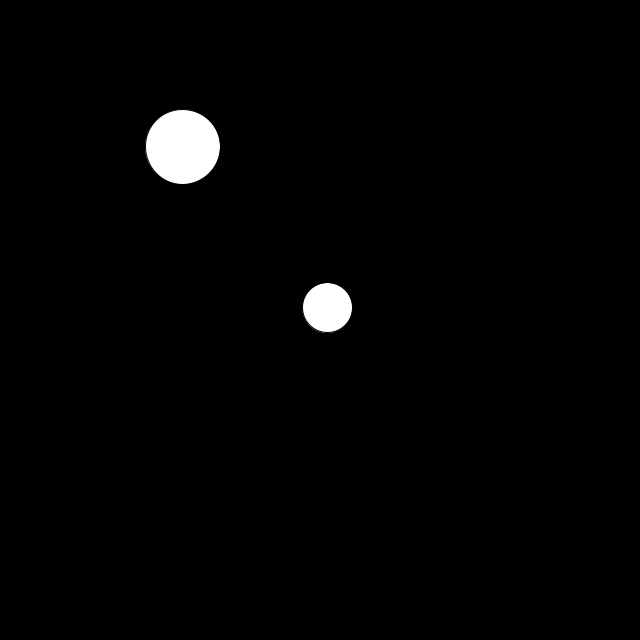
Frame 1 (no input)
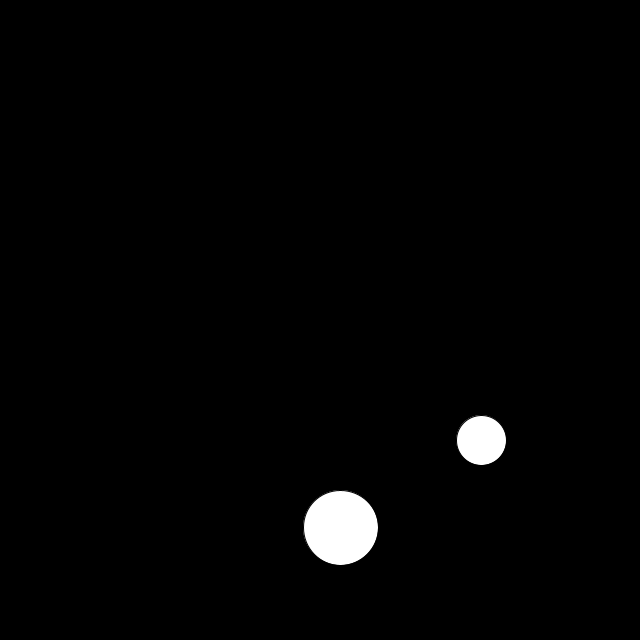
Frame 60 (the mouse pressed at the canvas centre just before this capture)
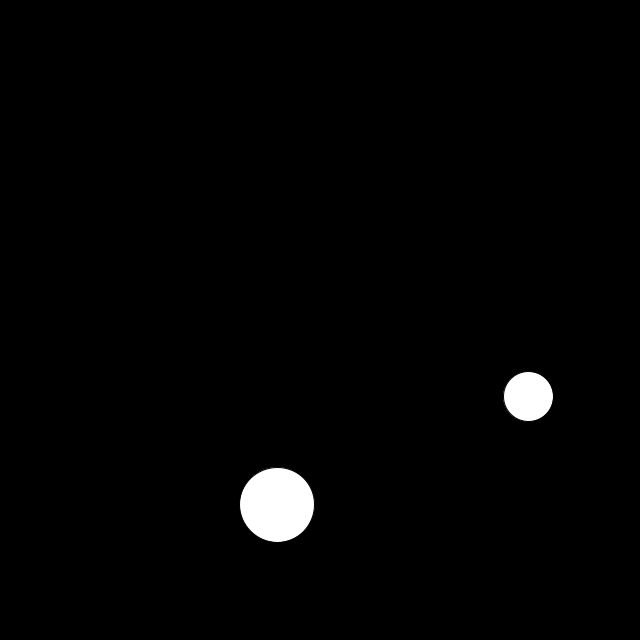
Frame 120 (the mouse held since frame 60 and released just before this capture)

The Processing sketch that drew these frames (run headless with seeded random() and noise(); from frame 60 on, the mouse is pressed at the canvas centre):

// Processing sketch: CircleMovementProperCollisionsBetweenBalls
// ── CircleMovementProperCollisionsBetweenBalls.pde
PVector[] circlePos;
PVector[] circleVel;
float[] mass;

float[] radius;
float lengthBetween;

boolean collision = false;
void setup()
{
  size(640,640);
  
  circlePos = new PVector[2];
  circleVel = new PVector[2];
  mass = new float[2];
  radius = new float[2];
  
  circlePos[0] = new PVector(width / 2,height / 2,0);
  circleVel[0] = new PVector(random(-25,25),random(-25,25),0);
  mass[0] = 4;
  radius[0] = 50;
  
  circlePos[1] = new PVector(width / 4, height / 4);
  circleVel[1] = new PVector(random(-25,25),random(-25,25));
  mass[1] = 8;
  radius[1] = 75;
}

void draw()
{
  background(0,0,0);
 
  for(int i = 0; i < circlePos.length; i++)
  {
  circlePos[i].add(circleVel[i]);
  
  if(circlePos[i].x - radius[i] /2 < 0 || circlePos[i].x + radius[i]/2 > width)
  {
    circleVel[i].x = -circleVel[i].x;
  }
  
  if(circlePos[i].y - radius[i] / 2 < 0 || circlePos[i].y + radius[i]/2 > height)
  {
    circleVel[i].y = -circleVel[i].y;
  }
  }
  
   lengthBetween = sqrt(pow(circlePos[0].x - circlePos[1].x,2) + pow(circlePos[0].y - circlePos[1].y,2));
  
  if(lengthBetween < radius[0] / 2 + radius[1] / 2 && collision == false)
  {
    PVector[] newVectors = new PVector[2];
    
    float v1x = (circleVel[0].x * (mass[0] - mass[1]) + 2 *(mass[1] * circleVel[1].x))/(mass[0] + mass[1]);
    float v1y = (circleVel[0].y * (mass[0] - mass[1]) + 2 *(mass[1] * circleVel[1].y))/(mass[0] + mass[1]);
    
    float v2x = (circleVel[1].x * (mass[1] - mass[0]) + 2 * (mass[0] * circleVel[0].x))/(mass[0] + mass[1]);
    float v2y = (circleVel[1].y * (mass[1] - mass[0]) + 2 * (mass[0] * circleVel[0].y))/(mass[0] + mass[1]);
    
    newVectors[0] = new PVector(v1x,v1y);
    newVectors[1] = new PVector(v2x, v2y);
    
    circleVel[0] = newVectors[0];
    circleVel[1] = newVectors[1];
    
    
    collision = true;
  }
  
  else if(lengthBetween > radius[0] / 2 + radius[1] / 2 && collision == true)
  {
    collision = false;
  }
  
  for(int i = 0; i < circlePos.length; i++)
  {
    
  ellipse(circlePos[i].x,circlePos[i].y,radius[i],radius[i]);
  }
}
